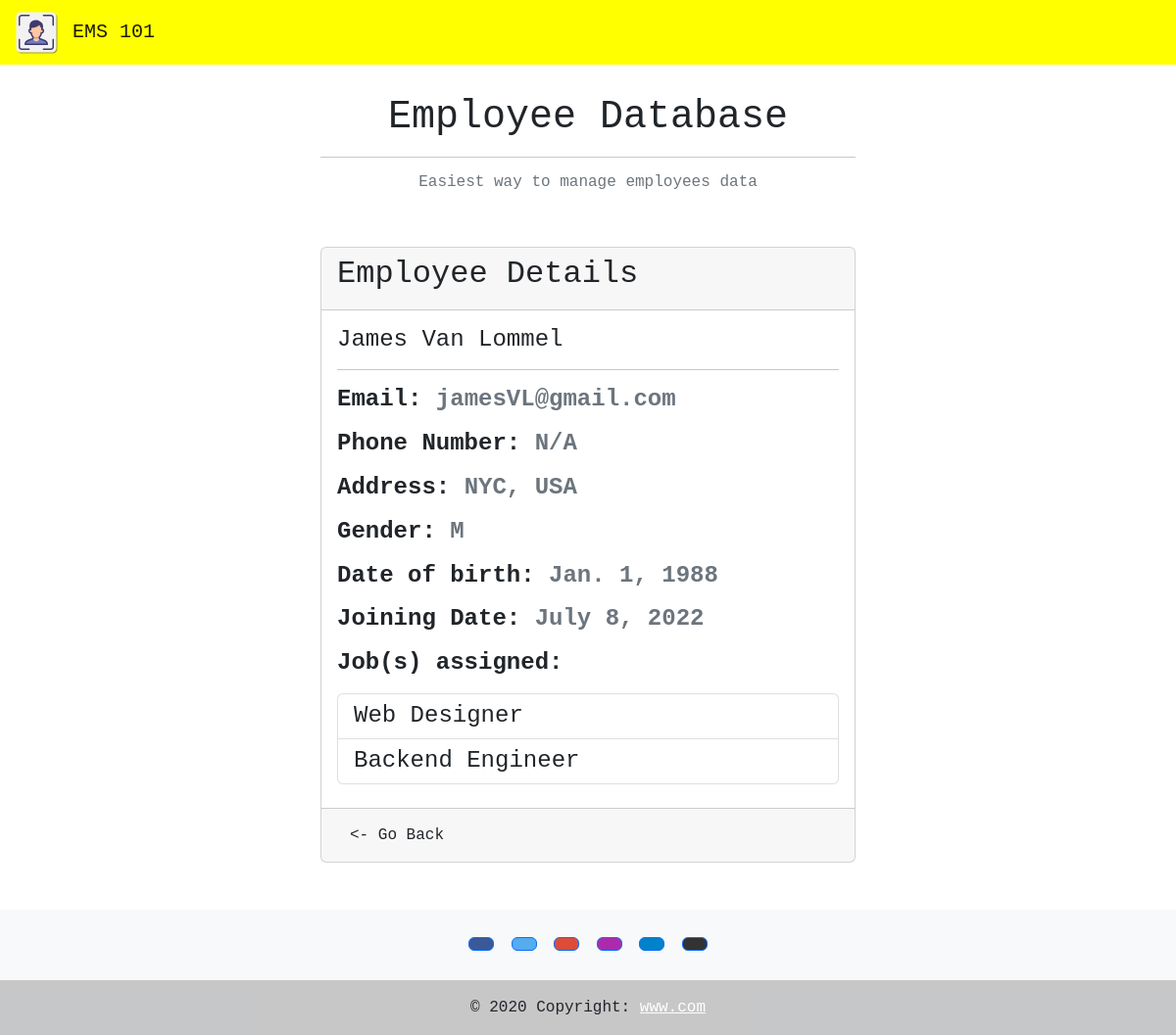
Screenshot of /employee_detail/4/ with the database file from the repository.
### ems_app/models.py (models this page shows, shortened)
class Employee(models.Model):
    GENDER_CHOICES = [('M', 'Male'), ('F', 'Female'), ('O', 'Other')]
    first_name = models.CharField(max_length=200)
    last_name = models.CharField(max_length=200)
    email = models.EmailField(max_length=250)
    phone_number = models.CharField(max_length=15, blank=True)
    address = models.TextField()
    gender = models.CharField(max_length=1, choices=GENDER_CHOICES, blank=True)
    dob = models.DateField()
    joining_date = models.DateField()
    jobs = models.ManyToManyField('Job', blank=True)

class Job(models.Model):
    name = models.CharField(max_length=250)

### ems_app/views.py (the view)
# urls.py: path('employee_detail/<int:id>/', views.employee_detail, name='employee_detail'),
def employee_detail(request, id):
    try:
        emp_detail = Employee.objects.get(id=id)
    except Employee.DoesNotExist:
        raise Http404('Employee not found')
    data = {
        'emp_detail': emp_detail
    }
    return render(request, 'employee_detail.html', data)

### ems_app/templates/employee_detail.html (shortened to what this page needs)
{% extends 'base.html' %}
{% block content %}
<div class="col-md-6">
    <div class="card mb-5">
        <div class="card-header">
            <h2>Employee Details</h2>
        </div>
        <div class="card-body">
            <h4>
                {{ emp_detail.first_name|capfirst }} {{ emp_detail.last_name|capfirst }}
                <hr>
                <p><strong>Email: <span class="text-secondary">{{ emp_detail.email }}</span></strong></p>
                {% if emp_detail.phone_number %}
                    <p><strong>Phone Number: <span class="text-secondary">{{ emp_detail.phone_number }}</span></strong></p>
                {% else %}
                    <p><strong>Phone Number: <span class="text-secondary">N/A</span></strong></p>
                {% endif %}
                <p><strong>Address: <span class="text-secondary">{{ emp_detail.address }}</span></strong></p>
                {% if emp_detail.gender %}
                <p><strong>Gender: <span class="text-secondary">{{ emp_detail.gender }}</span></strong></p>
                {% else %}
                <p><strong>Gender: <span class="text-secondary">N/A</span></strong></p>
                {% endif %}
                <p><strong>Date of birth: <span class="text-secondary">{{ emp_detail.dob }}</span></strong></p>
                <p><strong>Joining Date: <span class="text-secondary">{{ emp_detail.joining_date }}</span></strong></p>
                <p><strong>Job(s) assigned: </strong></p>
                {% if emp_detail.jobs.all %}
                <ul class="list-group">
                    {% for job in emp_detail.jobs.all %}
                        <li class="list-group-item">{{ job.name }}</li>
                    {% endfor %}
                </ul>
                {% else %}
                <ul class="list-group">
                    <li class="list-group-item">N/A</li>
                </ul>
                {% endif %}
            </h4>
        </div>
        <div class="card-footer">
            <a href="{% url 'home' %}" class="btn btn-back"><- Go Back</a>
        </div>
    </div>
</div>
{% endblock content %}

### static/css/style.css (style rules this page uses)
body { font-family: 'JetBrains Mono', 'Courier New', Courier, monospace; }

### rows the page displays
Employee: first_name "James", last_name "Van Lommel", email "jamesVL@gmail.com", address "NYC, USA", gender "M", dob "Jan. 1, 1988", joining_date "July 8, 2022"
Job: name "Web Designer"
Job: name "Backend Engineer"
